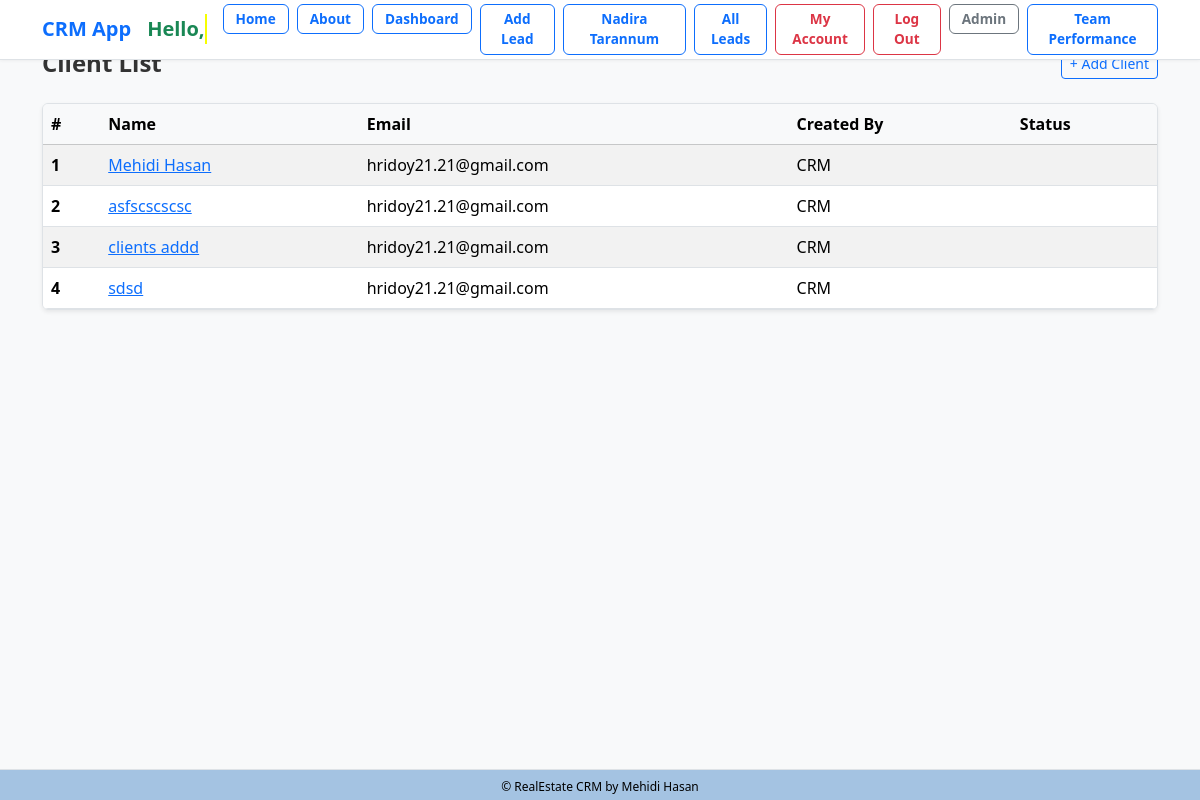
The page /client_list/ (signed in) on the database its author committed.
### client/models.py (models this page shows, shortened)
class Client(models.Model):
    name=models.CharField(max_length=50)
    team=models.ForeignKey(Team, related_name='clients', on_delete=models.CASCADE)
    email=models.EmailField()
    description=models.TextField(blank=True, null=True)
    created_by=models.ForeignKey(User, related_name='clients', on_delete=models.CASCADE)
    created_at=models.DateTimeField(auto_now_add=True)
    modified_at=models.DateTimeField(auto_now=True)
    class Meta:
        ordering = ('name',)  # ✅ tuple

### client/views.py (the view)
# urls.py: path('', views.client_list, name="client_list"),
@login_required
def client_list(request):
    clients=Client.objects.filter(created_by=request.user)
    return render(request,'client/clients_list.html', {
        'clients': clients
    })

### client/templates/client/clients_list.html (shortened to what this page needs)
{% extends 'crm/base.html' %}
{% block content %}
<div class="d-flex justify-content-between align-items-center mb-4">
    <h1 class="h4 fw-semibold mb-0">Client List</h1>
    <a class="btn btn-outline-primary btn-sm" href="{% url 'addclient' %}">+ Add Client</a>
</div>
{% if clients %}
    <div class="table-responsive shadow-sm rounded border">
        <table class="table table-hover table-striped mb-0">
            <thead class="table-light">
                <tr>
                    <th scope="col">#</th>
                    <th scope="col">Name</th>
                    <th scope="col">Email</th>
                    <th scope="col">Created By</th>
                    <th scope="col">Status</th>
                </tr>
            </thead>
            <tbody>
                {% for client in clients %}
                    <tr>
                        <th scope="row">{{ forloop.counter }}</th>
                        <td><a href="{% url 'clients_detail' client.id %}">{{ client.name }}</a></td>
                        <td>{{ client.email }}</td>
                        <td>{{ client.created_by }}</td>
                        <td>{{ client.get_status_display }}</td>
                    </tr>
                {% endfor %}
            </tbody>
        </table>
    </div>
{% else %}
    <div class="alert alert-light border text-center" role="alert">
        No Clients found.
    </div>
{% endif %}
{% endblock %}

### static/css/styles.css (style rules this page uses)
body { font-family: "Segoe UI", Roboto, sans-serif; background-color: #f8f9fa; }
.container h1, .container h3 { color: #333; }
.table thead th { position: sticky; top: 0; background-color: #f8f9fa; z-index: 10; }

### crm/templates/crm/base.html (style rules this page uses)
body { padding-bottom: 40px; }

### rows shown on the page
Client: name "Mehidi Hasan", email "hridoy21.21@gmail.com", created_by "CRM"
Client: name "asfscscscsc", email "hridoy21.21@gmail.com", created_by "CRM"
Client: name "clients addd", email "hridoy21.21@gmail.com", created_by "CRM"
Client: name "sdsd", email "hridoy21.21@gmail.com", created_by "CRM"
